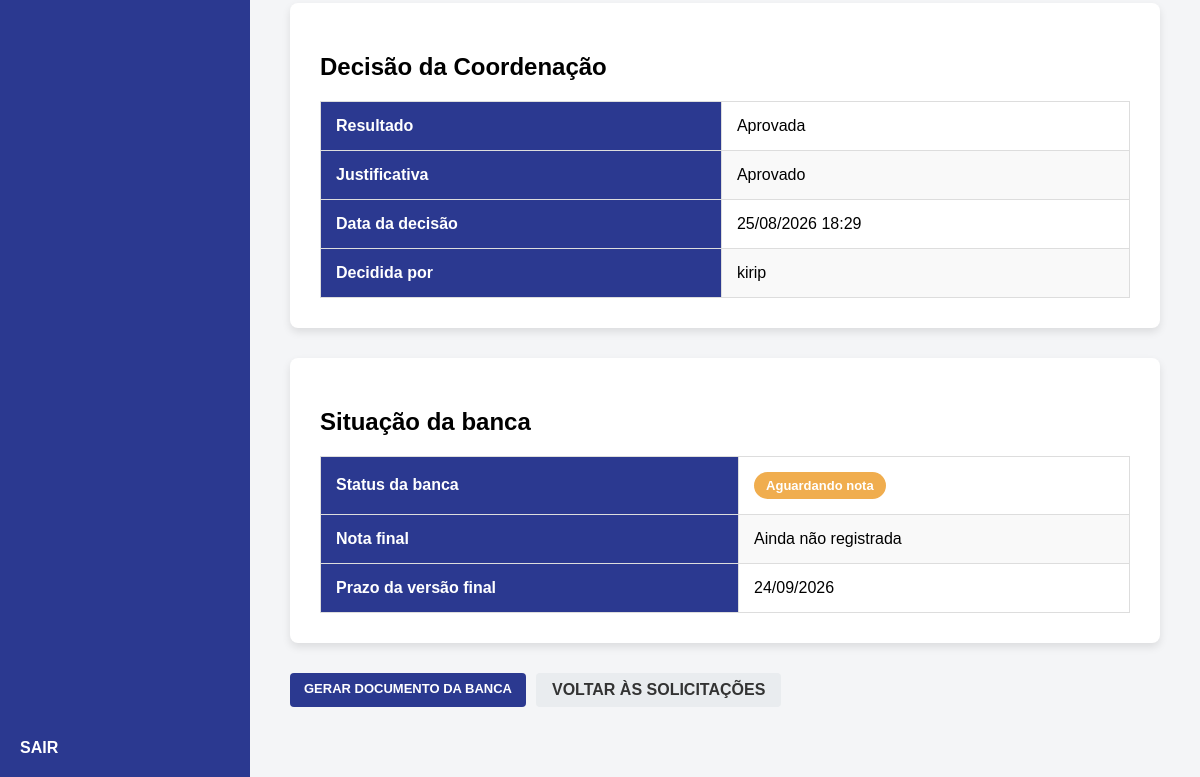
The page /solicitacoes/11/ (signed in, lower part) on the database as committed earlier.
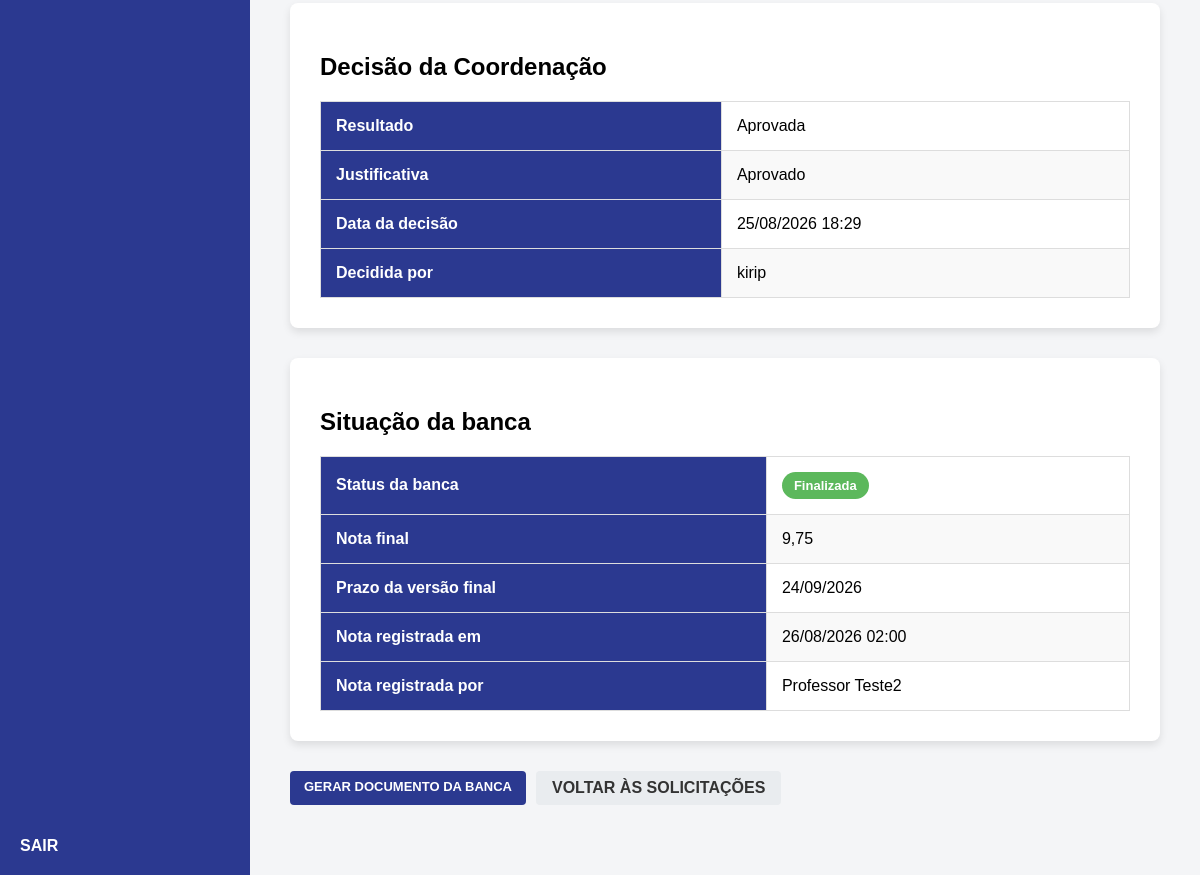
The same page on the database as committed later.
### bancasapp/models.py (models this page shows, shortened)
class BancaTCC(models.Model):
    STATUS_BANCA = (
        ('AGENDADA', 'Agendada'),
        ('AGUARDANDO_NOTA', 'Aguardando nota'),
        ('FINALIZADA', 'Finalizada'),
    )
    solicitacao = models.OneToOneField(
        'SolicitacaoAgendamento',
        on_delete=models.CASCADE,
        related_name='banca_tcc',
        null=True,
        blank=True,
        verbose_name='Solicitação aprovada'
    )
    projeto_tcc = models.ForeignKey(
        ProjetoTCC,
        on_delete=models.CASCADE
    )
    espaco = models.ForeignKey(
        EspacoFisico,
        on_delete=models.RESTRICT
    )
    data_horario_inicio = models.DateTimeField()
    data_horario_fim = models.DateTimeField()
    status = models.CharField(
        max_length=20,
        choices=STATUS_BANCA,
        default='AGENDADA'
    )
    nota = models.DecimalField(
        max_digits=4,
        decimal_places=2,
        null=True,
        blank=True,
        validators=[
            MinValueValidator(Decimal('0.00')),
            MaxValueValidator(Decimal('10.00')),
        ]
    )
    nota_registrada_por = models.ForeignKey(
        User,
        on_delete=models.SET_NULL,
        null=True,
        blank=True,
        related_name='notas_de_bancas_registradas',
        editable=False
    )
    data_registro_nota = models.DateTimeField(
        null=True,
        blank=True,
        editable=False
    )
    @property
    def data_limite_versao_final(self):
        inicio_local = timezone.localtime(
            self.data_horario_inicio
        )
        return (
            inicio_local.date()
            + timedelta(days=30)
        )

### bancasapp/views.py (the view, shortened to what this page needs)
@usuario_interno_required
def detalhar_solicitacao(
    request,
    solicitacao_id
):
    expirar_solicitacoes_vencidas()
    atualizar_status_bancas()
    solicitacao = get_object_or_404(
        SolicitacaoAgendamento.objects.select_related(
            'projeto_tcc',
            'projeto_tcc__discente',
            'espaco',
            'usuario_solicitante',
            'usuario_solicitante__usuario',
            'decidida_por',
        ),
        pk=solicitacao_id
    )
    composicao = (
        ComposicaoBanca.objects
        .select_related(
            'orientador__usuario',
            'coorientador__usuario',
            'avaliador_interno__usuario',
            'segundo_avaliador_interno__usuario',
            'presidente__usuario',
        )
        .filter(
            solicitacao=solicitacao
        )
        .first()
    )
    is_coordenacao = usuario_e_coordenacao(
        request.user
    )
    banca = obter_banca_da_solicitacao(
    solicitacao
    )
    perfil_logado = None
    contexto = {
        'solicitacao': solicitacao,
        'composicao': composicao,
        'is_coordenacao': is_coordenacao,
        'banca': banca,
        'pode_registrar_nota': (
            banca is not None
            and composicao is not None
            and perfil_logado is not None
            and solicitacao.status == 'APROVADA'
            and composicao.orientador_id == perfil_logado.id
            and banca.status == 'AGUARDANDO_NOTA'
            and banca.nota is None
        ),
        'pode_avaliar': (
            is_coordenacao
            and solicitacao.status == 'EM_ANÁLISE'
        ),
        'pode_gerar_documento': (
            solicitacao.status == 'APROVADA'
            and composicao is not None
        ),
    }
    return render(
        request,
        'detalhar_solicitacao.html',
        contexto
    )

### bancasapp/models.py (called while the page is built)
    def __str__(self):
        nome_exibicao = (
            self.usuario.get_full_name().strip()
            or self.usuario.username
        )
        return (
            f'{nome_exibicao} '
            f'({self.get_perfil_display()})'
        )

### bancasapp/permissions.py (called while the page is built, shortened)
def usuario_e_coordenacao(user):
    if not user.is_authenticated or not user.is_active:
        return False
    if user.is_superuser:
        return True
    return pUsuario.objects.filter(
        usuario=user,
        perfil='COORDENACAO'
    ).exists()

def usuario_interno_required(view_func):
    @login_required(login_url='login')
    @wraps(view_func)
    def wrapper(request, *args, **kwargs):
        usuario_permitido = (
            usuario_e_coordenacao(request.user)
            or usuario_e_docente(request.user)
        )
        if usuario_permitido:
            return view_func(
                request,
                *args,
                **kwargs
            )
    return wrapper

### bancasapp/views.py (called while the page is built, shortened)
def usuario_pode_acessar_solicitacao(
    user,
    solicitacao,
    composicao=None
):
    if usuario_e_coordenacao(user):
        return True

### templates/detalhar_solicitacao.html (shortened to what the changed rows need)
{% extends 'base.html' %}
{% block content %}
{% if solicitacao.status == 'APROVADA' or solicitacao.status == 'RECUSADA' %}
    <div
        class="table-container"
        style="margin-top: 30px;"
    >
        <h2>Decisão da Coordenação</h2>
        <table>
            <tbody>
                <tr>
                    <th>Resultado</th>
                </tr>
                <tr>
                    <th>Justificativa</th>
                </tr>
                <tr>
                    <th>Data da decisão</th>
                </tr>
                <tr>
                    <th>Decidida por</th>
                </tr>
            </tbody>
        </table>
    </div>
{% endif %}
{% if banca %}
    <div
        class="table-container"
        style="margin-top: 30px;"
    >
        <h2>Situação da banca</h2>
        <table>
            <tbody>
                <tr>
                    <th>Status da banca</th>
                    <td>
                        {% if banca.status == 'AGENDADA' %}
                            <span class="status-badge status-aprovada">
                                Agendada
                            </span>
                        {% elif banca.status == 'AGUARDANDO_NOTA' %}
                            <span class="status-badge status-analise">
                                Aguardando nota
                            </span>
                        {% else %}
                            <span class="status-badge status-aprovada">
                                Finalizada
                            </span>
                        {% endif %}
                    </td>
                </tr>
                <tr>
                    <th>Nota final</th>
                    <td>
                        {% if banca.nota is not None %}
                            {{ banca.nota|floatformat:2 }}
                        {% else %}
                            Ainda não registrada
                        {% endif %}
                    </td>
                </tr>
                <tr>
                    <th>Prazo da versão final</th>
                    <td>
                        {{ banca.data_limite_versao_final|date:"d/m/Y" }}
                    </td>
                </tr>
                {% if banca.data_registro_nota %}
                    <tr>
                        <th>Nota registrada em</th>
                        <td>
                            {{ banca.data_registro_nota|date:"d/m/Y H:i" }}
                        </td>
                    </tr>
                {% endif %}
                {% if banca.nota_registrada_por %}
                    <tr>
                        <th>Nota registrada por</th>
                        <td>
                            {{ banca.nota_registrada_por.get_full_name|default:banca.nota_registrada_por.username }}
                        </td>
                    </tr>
                {% endif %}
            </tbody>
        </table>
    </div>
{% endif %}
{% endblock %}

Rows that differ between the two databases and show on the page:
changed BancaTCC: status "AGENDADA" → "FINALIZADA" (drawn); nota (not shown) → "9,75"; data_registro_nota (not shown) → "26/08/2026 02:00"; nota_registrada_por_id empty → 9 (drawn); nota_registrada_por.get_full_name (not shown) → "Professor Teste2"
Other text that changed with them:
text no longer shown: "Aguardando nota Ainda não registrada"
text now shown: "Finalizada Nota registrada em Nota registrada por"
